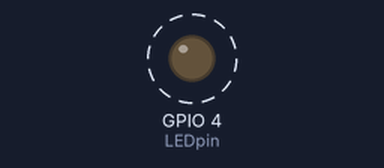
Bench run of a sketch on a simulated ESP32. On the bench: output pins drawn as LEDs (lit = HIGH). Dashed ring = blinking. What the sketch prints to the serial monitor is not drawn.

Above: at 0.5 s.
Timing chart, 0 to 3.0 s (numbered marks = the images above):
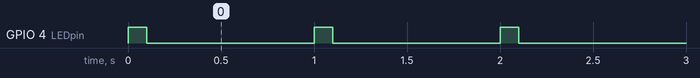

Measured:
- by itself, GPIO 4 (LEDpin): alternates HIGH for 0.10 s and LOW for 0.90 s

The sketch:

Listing15-9.ino
```cpp
/*******************************************************************************
 * Sketch name: Original sketch
 * Description: Flashes LED with variable flash time
 * Created on:  February 2023
 * Author:      Neil Cameron
 * Book:        ESP32 Communication
 * Chapter :    15 - Libraries
 ******************************************************************************/

const int totalTime = 1000;        // total of LED on and off times
int LEDpin = 4;           // define GPIO pin
int LEDtime = 100;          // initial LED on time

void setup()
{
  Serial.begin(115200);         // Serial Monitor baud rate
  pinMode(LEDpin, OUTPUT);        // LED pin as OUTPUT
}

void loop()
{
  if(Serial.available()) LEDtime = Serial.parseInt(); // new LED on-time
  digitalWrite(LEDpin, HIGH);         // turn on LED
  Serial.printf("HIGH time %d \n",LEDtime);   // display LED on-time
  delay(LEDtime);
  digitalWrite(LEDpin, LOW);          // turn off LED
  delay(totalTime-LEDtime);
}
```
